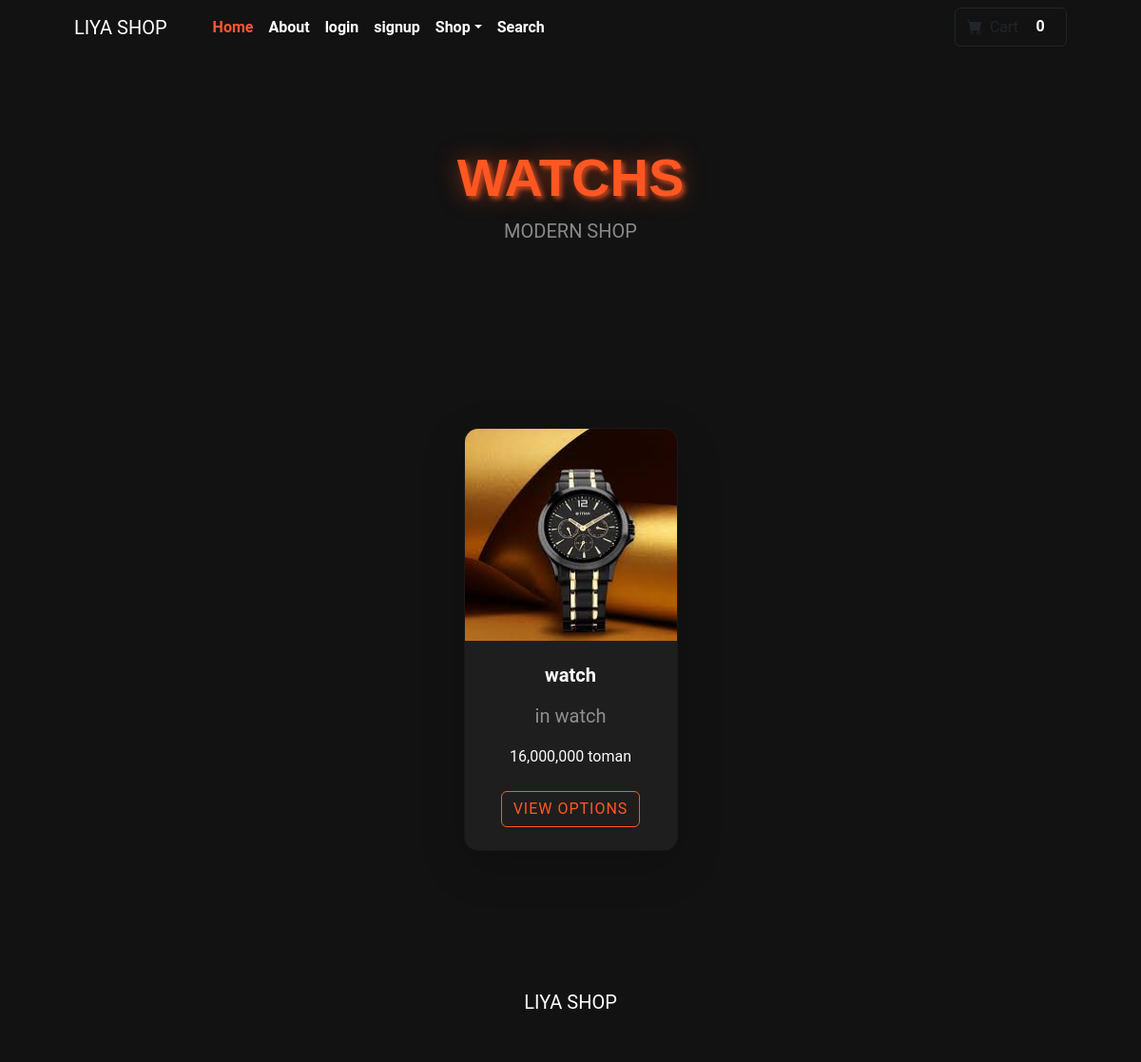
Page /category/watch on the committed database.
### shop/models.py (models this page shows, shortened)
class Category(models.Model):
    name = models.CharField(max_length=50)
    def __str__(self):
        return self.name

class Product(models.Model):
    name = models.CharField(max_length=50)
    description = models.CharField(max_length=500,default='',blank=True,null=True)
    price = models.DecimalField(default=0,max_digits=12,decimal_places=0)
    category = models.ForeignKey(Category,on_delete=models.CASCADE,default=1)
    picture = models.ImageField(upload_to='upload/product/')
    star = models.IntegerField(default=0,validators=[MinValueValidator(0),MaxValueValidator(5)])
    is_sale = models.BooleanField(default=False)
    sale_price = models.DecimalField(default=0,max_digits=12,decimal_places=0)

### shop/views.py (the view)
# urls.py: path('category/<str:cat>',views.category, name='category'),
def category(request,cat):
    cat = cat.replace('-','')
    try:
        category = Category.objects.get(name=cat)
        products = Product.objects.filter(category=category)
        return render(request, 'category.html', {'products': products,"category":category})
    except:
        messages.success(request,'Category does not exist')
        return redirect('home')

### cart/cart.py (called while the page is built)
    def __len__(self):
        return len(self.cart)

### cart/context_processors.py (called while the page is built)
def cart(request):
    return {'cart': Cart(request)}

### shop/templates/category.html (shortened to what this page needs)
{% extends "base.html" %}
{% load static %}
{% load humanize %}
{% block content %}
        <header class="bg-dark py-5">
            <div class="container px-4 px-lg-5 my-5">
                <div class="text-center text-white">
                    <h1 class="display-4 fw-bolder animate__animated animate__fadeIn animate__delay-1s">{{ category }}s</h1>
                    <p class="lead fw-normal text-white-50 mb-0 animate__animated animate__fadeIn animate__delay-2s">MODERN SHOP</p>
                </div>
            </div>
        </header>
        <section class="py-5">
            <div class="container px-4 px-lg-5 mt-5">
                <div class="row gx-4 gx-lg-5 row-cols-2 row-cols-md-3 row-cols-xl-4 justify-content-center">
                    {% for item in products %}
                        {% if item.is_sale %}
                        <div class="col mb-5">
                            <div class="card h-100 shadow-lg hover-zoom-card animate__animated animate__fadeIn animate__delay-3s">
                                <div class="badge bg-danger text-white position-absolute" style="top: 0.5rem; right: 0.5rem">Sale</div>
                                <img class="card-img-top hover-zoom" src="{{ item.picture.url }}" alt="..." />
                                <div class="card-body p-4">
                                    <div class="text-center">
                                        <h5 class="fw-bolder text-white">{{ item.name }}</h5>
                                        <p class="text-white-50">in {{ item.category }}</p>
                                        <div class="d-flex justify-content-center small text-warning mb-2">
                                            {% with ''|center:item.star as range %}
                                                {% for _ in range %}
                                                    <div class="bi-star-fill"></div>
                                                {% endfor %}
                                            {% endwith %}
                                        </div>
                                        <strike class="text-white-50">{{ item.price | intcomma }} toman</strike> <br>
                                        <span class="text-light">{{ item.sale_price | intcomma }} toman</span>
                                    </div>
                                </div>
                                <div class="card-footer p-4 pt-0 border-top-0 bg-transparent">
                                    <div class="text-center">
                                        <a class="btn btn-outline-light mt-auto hover-btn" href="{% url 'product' item.id %}">View options</a>
                                    </div>
                                </div>
                            </div>
                        </div>
                        {% else %}
                        <div class="col mb-5">
                            <div class="card h-100 shadow-lg hover-zoom-card animate__animated animate__fadeIn animate__delay-3s">
                                <img class="card-img-top hover-zoom" src="{{ item.picture.url }}" alt="..." />
                                <div class="card-body p-4">
                                    <div class="text-center">
                                        <h5 class="fw-bolder text-white">{{ item.name }}</h5>
                                        <p class="text-white-50">in {{ item.category }}</p>
                                        <span class="text-light">{{ item.price | intcomma }} toman</span>
                                    </div>
                                </div>
                                <div class="card-footer p-4 pt-0 border-top-0 bg-transparent">
                                    <div class="text-center">
                                        <a class="btn btn-outline-light mt-auto hover-btn" href="{% url 'product' item.id %}">View options</a>
                                    </div>
                                </div>
                            </div>
                        </div>
                        {% endif %}
                    {% endfor %}
                </div>
            </div>
        </section>
{% endblock %}

### shop/templates/category.html (style rules this page uses)
body { background-color: #121212; color: white; font-family: 'Roboto', sans-serif; font-weight: 400; }
.bg-dark { background-color: #121212 !important; }
h1, p { animation-duration: 2s; animation-fill-mode: both; }
h1 { font-family: 'Russo One', sans-serif; color: #ff5722; font-size: 3.5rem; text-transform: uppercase; text-shadow: 3px 3px 5px rgba(255, 87, 34, 0.7), 0 0 25px rgba(255, 87, 34, 0.5); }
p { font-size: 1.25rem; }
.animate__animated.animate__fadeIn { animation: fadeIn 1s ease-in; }
.animate__delay-1s { animation-delay: 1s; }
.animate__delay-2s { animation-delay: 2s; }
.animate__delay-3s { animation-delay: 3s; }
.card { background-color: #1e1e1e; border-radius: 15px; transition: all 0.3s ease; box-shadow: 0 4px 20px rgba(0, 0, 0, 0.3); overflow: hidden; }
.card-img-top { transition: transform 0.3s ease-in-out; }
.btn-outline-light { border-color: #ff5722; color: #ff5722; transition: all 0.3s ease; font-size: 1rem; text-transform: uppercase; letter-spacing: 1px; }
.text-white { color: #fff !important; }
.text-light { color: #f0f0f0; }
.text-white-50 { color: rgba(255, 255, 255, 0.5); }

### rows in the picture
Category: name "WATCH"
Product: picture (picture), name "watch", category "watch", price "16,000,000"

### other values in the picture
{{ cart|length }} "0"
